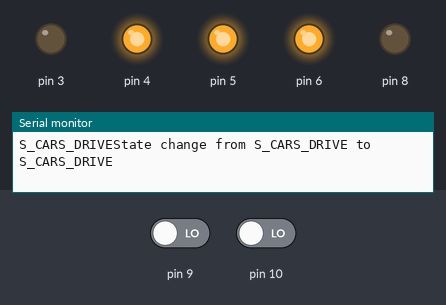
This sketch was run on a simulated Arduino Uno, built with avr-gcc and run on an emulated ATmega328P. On the bench: output pins drawn as LEDs (lit = HIGH), the last lines printed to the serial monitor. Inputs (shaded band) come from the test bench; at power-on: pin 9 LOW, pin 10 LOW.

Above: at 0.5 s.
At 2.0 s:
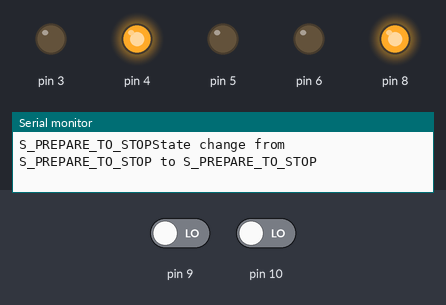
At 4.0 s:
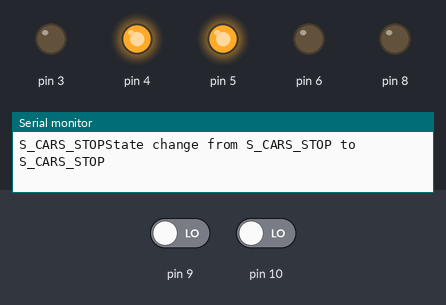
At 5.09 s:
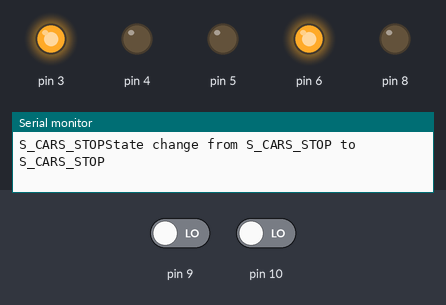
Timing chart, 0 to 6.7 s (numbered marks = the images above):
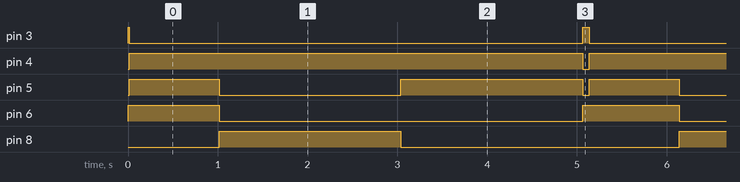

Measured:
- by itself, pin 3: repeats every 5.1 s: LOW 5.0 s, HIGH 0.07 s
- by itself, pin 4: alternates HIGH for 5.0 s and LOW for 0.07 s
- by itself, pin 5: repeats every 5.1 s: LOW 2.0 s, HIGH 2.0 s, LOW 0.07 s, HIGH 1.0 s
- by itself, pin 6: alternates HIGH for 1.1 s and LOW for 4.0 s
- by itself, pin 8: alternates HIGH for 2.0 s and LOW for 3.1 s

The sketch:

trafikklys.ino
```cpp
/**
 * Trafficlight system using switch cases
 * Keeps track of time using timeout method.
 */

const int RedPin (6);
//const int RED_PIN = 6;
const int BluePin (5);
const int GreenPin(8);
const int GreenPedPin(3);
const int RedPedPin(4);
unsigned long nextTimeout = 0;
const int S_CARS_STOP(0);
const int S_PREPARE_TO_DRIVE(1);
const int S_CARS_DRIVE(2);
const int S_PREPARE_TO_STOP(3);
int state = S_CARS_STOP;
int currentState = S_PREPARE_TO_STOP;
const int L1 (9);
const int L0 (10);

int buttonState1, buttonState2;

void setup()
{
  pinMode(RedPin, OUTPUT);
  pinMode(BluePin, OUTPUT);
  pinMode(GreenPin, OUTPUT);
  pinMode(GreenPedPin, OUTPUT);
  pinMode(RedPedPin, OUTPUT);
  pinMode(L0, INPUT);
  pinMode(L1, INPUT);
  Serial.begin(9600);
  // put your setup code here, to run once:
}
void loop()
{
  setTrafficLights();
  printState(state);
  changeStateTo(state);

}

void setTrafficLights()
{
  buttonState1 = digitalRead(L1);
  buttonState2 = digitalRead(L0);
  switch (state)
  {
      if (buttonState1 == HIGH && buttonState2 == LOW)
      {
      case S_CARS_STOP: //Stop Red light
        if (timerHasExpired() == true)
        {
          digitalWrite(BluePin, LOW);
          digitalWrite(GreenPin, LOW);
          digitalWrite(RedPin, HIGH);
          digitalWrite(GreenPedPin, HIGH);
          digitalWrite(RedPedPin, LOW);
          //startTimer(5000);
          state = S_PREPARE_TO_DRIVE;
        }
      }
      break;


      if (buttonState1 == HIGH && buttonState2 == HIGH)
      {
      case S_PREPARE_TO_DRIVE: //Prepare to drive Red and Blue lights
        if (timerHasExpired() == true)
        {
          digitalWrite(GreenPedPin, LOW);
          digitalWrite(GreenPin, LOW);
          digitalWrite(RedPin, HIGH);
          digitalWrite(BluePin, HIGH);
          digitalWrite(RedPedPin, HIGH);
          startTimer(1000);
          state = S_CARS_DRIVE;
        }
      }
      break;


      if (buttonState1 == LOW && buttonState2 == LOW);
      { case S_CARS_DRIVE: //Drive Green light
        if (timerHasExpired() == true)
        {
          digitalWrite(BluePin, LOW);
          digitalWrite(RedPin, LOW);
          digitalWrite(GreenPin, HIGH);
          digitalWrite(GreenPedPin, LOW);
          digitalWrite(RedPedPin, HIGH);
          startTimer(2000);
          state = S_PREPARE_TO_STOP;
        }
      }
      break;


      if (buttonState1 == LOW && buttonState2 == HIGH)
      { case S_PREPARE_TO_STOP: //Prepare to Stop Blue light
        if (timerHasExpired() == true)
        {
          digitalWrite(RedPin, LOW);
          digitalWrite(GreenPin, LOW);
          digitalWrite(BluePin, HIGH);
          digitalWrite(RedPedPin, HIGH);
          digitalWrite(GreenPedPin, LOW);
          startTimer(2000);
          state = S_CARS_STOP;
        }
      }
      break;

    default: //Something is wrong blink Blue light
      digitalWrite(BluePin, HIGH);
      startTimer(1000);

      digitalWrite(BluePin, LOW);
      startTimer(1000);
  }
}

void changeStateTo(int newState)
{
  Serial.print("State change from ");
  printState(currentState);
  Serial.print (" to ");
  printState(newState);
  Serial.println(); //add a new line to feed to
  currentState = newState;
}

void printState(int state)
{
  switch (state)
  {
    case S_PREPARE_TO_STOP:
      Serial.print("S_PREPARE_TO_STOP");
      break;

    case S_CARS_STOP:
      Serial.print("S_CARS_STOP");
      break;

    case S_PREPARE_TO_DRIVE:
      Serial.print("S_PREPARE_TO_DRIVE");
      break;

    case S_CARS_DRIVE:
      Serial.print("S_CARS_DRIVE");
      break;

    default:
      Serial.print("ERROR!");
      break;
  }
}

//Setter en timer-skjekker, om tiden har gått ut = 1 hvis ikke = 0
boolean timerHasExpired()
{
  boolean hasExpired = false;
  if (millis() >= nextTimeout)
  {
    hasExpired = true;
  }
  else
  {
    hasExpired = false;
  }
  return hasExpired;
}

void startTimer(unsigned long duration)
{
  nextTimeout = millis() + duration;
}
```
